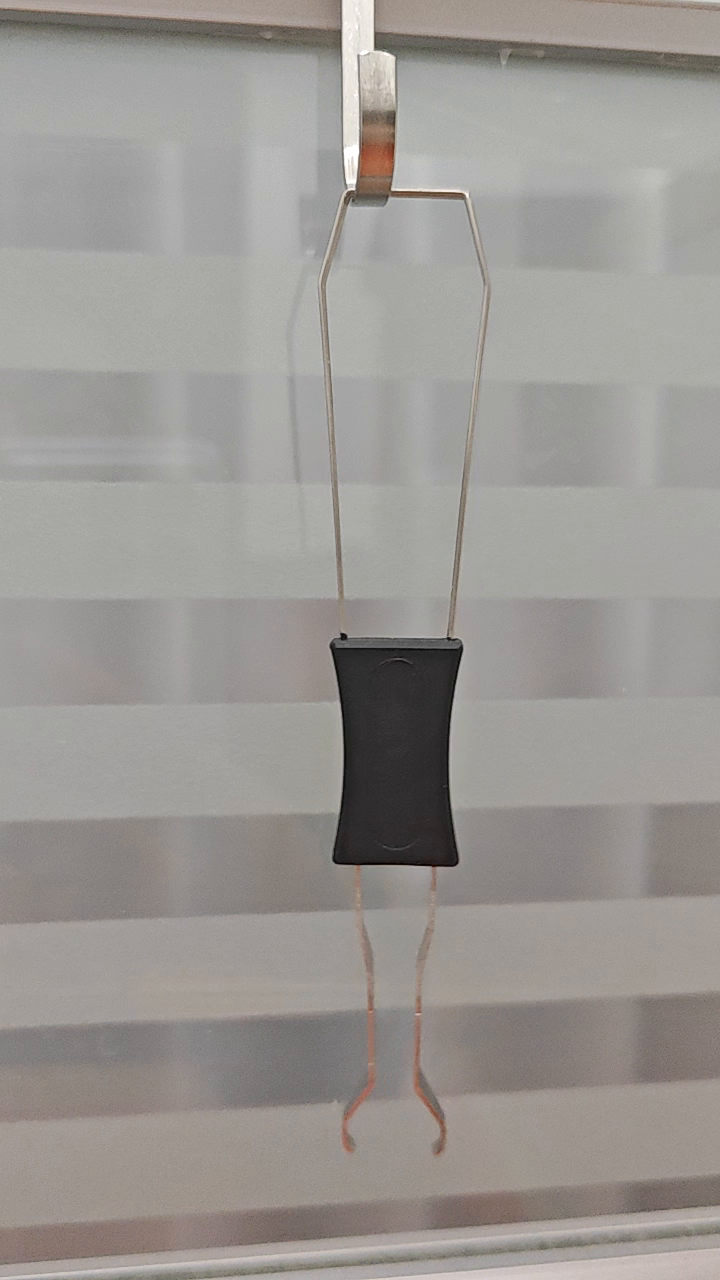
#> input picture frame 3 of video_test.mp4, 720 x 1280 px
$ python linear_interpolation_save.py
#> lines starting #> are read from the running program, lines starting #| are printed output that depends on the picture; after the words box and inside, x2 and y2 are one past the last pixel; in counts of white or black regions, pixels touching at a corner belong together
### utils/video_reader.py
import cv2
import numpy as np
from typing import Optional, Tuple, Generator
from PIL import Image, ImageDraw, ImageFont


class VideoReader:
    def __init__(self, source: str = "0", target_size: Optional[Tuple[int, int]] = None):
        self.source = source
        self.target_size = target_size
        self.cap = None
        self.fps = 30
        self.frame_count = 0
        self.original_size = None

    def open(self) -> bool:
        if self.source.isdigit():
            self.cap = cv2.VideoCapture(int(self.source))
        else:
            self.cap = cv2.VideoCapture(self.source)

        if not self.cap.isOpened():
            return False

        self.fps = self.cap.get(cv2.CAP_PROP_FPS)
        self.frame_count = int(self.cap.get(cv2.CAP_PROP_FRAME_COUNT))
        self.original_size = (
            int(self.cap.get(cv2.CAP_PROP_FRAME_WIDTH)),
            int(self.cap.get(cv2.CAP_PROP_FRAME_HEIGHT))
        )
        return True

    def read_frame(self) -> Optional[np.ndarray]:
        if self.cap is None or not self.cap.isOpened():
            return None

        ret, frame = self.cap.read()
        if not ret:
            return None

        return self._preprocess_frame(frame)

    def _preprocess_frame(self, frame: np.ndarray) -> np.ndarray:
        if self.target_size is not None:
            frame = cv2.resize(frame, self.target_size)
        return frame

    def get_frames(self, max_frames: Optional[int] = None) -> Generator[np.ndarray, None, None]:
        count = 0
        while True:
            if max_frames is not None and count >= max_frames:
                break
            frame = self.read_frame()
            if frame is None:
                break
            yield frame
            count += 1

    def close(self):
        if self.cap is not None:
            self.cap.release()
            self.cap = None

    def __enter__(self):
        self.open()
        return self

    def __exit__(self, exc_type, exc_val, exc_tb):
        self.close()


class FramePreprocessor:
    # [11 lines left out: functions to_grayscale, to_rgb, not called in this run]

    @staticmethod
    def normalize(frame: np.ndarray) -> np.ndarray:
        return frame.astype(np.float32) / 255.0

    # [9 lines left out: function denoise, not called in this run]

    @staticmethod
    def resize(frame: np.ndarray, size: Tuple[int, int]) -> np.ndarray:
        return cv2.resize(frame, size)


# [16 lines left out: functions put_text, display_frame, not called in this run]


def save_frame(frame: np.ndarray, filepath: str):
    cv2.imwrite(filepath, frame)

### interpolation/linear.py
import numpy as np
from .base import Interpolator


class LinearInterpolator(Interpolator):
    def __init__(self):
        super().__init__(name="Linear Interpolation")

    def interpolate(
        self,
        frame1: np.ndarray,
        frame2: np.ndarray,
        t: float = 0.5
    ) -> np.ndarray:
        t = max(0.0, min(1.0, t))

        if frame1.dtype != np.float32:
            f1 = frame1.astype(np.float32)
        else:
            f1 = frame1.copy()

        if frame2.dtype != np.float32:
            f2 = frame2.astype(np.float32)
        else:
            f2 = frame2.copy()

        result = f1 * (1 - t) + f2 * t

        if np.issubdtype(frame1.dtype, np.integer):
            result = np.clip(result, 0, 255).astype(frame1.dtype)

        return result

### interpolation/base.py
import numpy as np
from abc import ABC, abstractmethod
from typing import Optional


class Interpolator(ABC):
    def __init__(self, name: str = "BaseInterpolator"):
        self.name = name

    # [8 lines left out: function interpolate, not called in this run]

    def __call__(
        self,
        frame1: np.ndarray,
        frame2: np.ndarray,
        t: float = 0.5
    ) -> np.ndarray:
        return self.interpolate(frame1, frame2, t)

### examples/linear_interpolation_save.py

"""
线性插值效果演示 - 直接生成保存图片
使用 video_test.mp4 作为输入，输出对比图
"""

import sys
import os
import cv2
import numpy as np
sys.path.append(os.path.dirname(os.path.dirname(os.path.abspath(__file__))))

from utils.video_reader import VideoReader
from interpolation.linear import LinearInterpolator


def save_results():
    """生成并保存对比结果"""
    print("=" * 70)
    print("  线性插值效果演示 - 生成保存结果")
    print("  使用 video_test.mp4")
    print("=" * 70)

    video_path = "video_test.mp4"
    interpolator = LinearInterpolator()

    with VideoReader(source=video_path, target_size=(640, 480)) as reader:
        print("\n  正在读取视频帧...")

        # 读取几帧
        frames = []
        for i, frame in enumerate(reader.get_frames(max_frames=8)):
            frames.append(frame.copy())
            print(f"    读取第 {i+1} 帧")
            if len(frames) >= 6:
                break
#> this loop made 6 passes
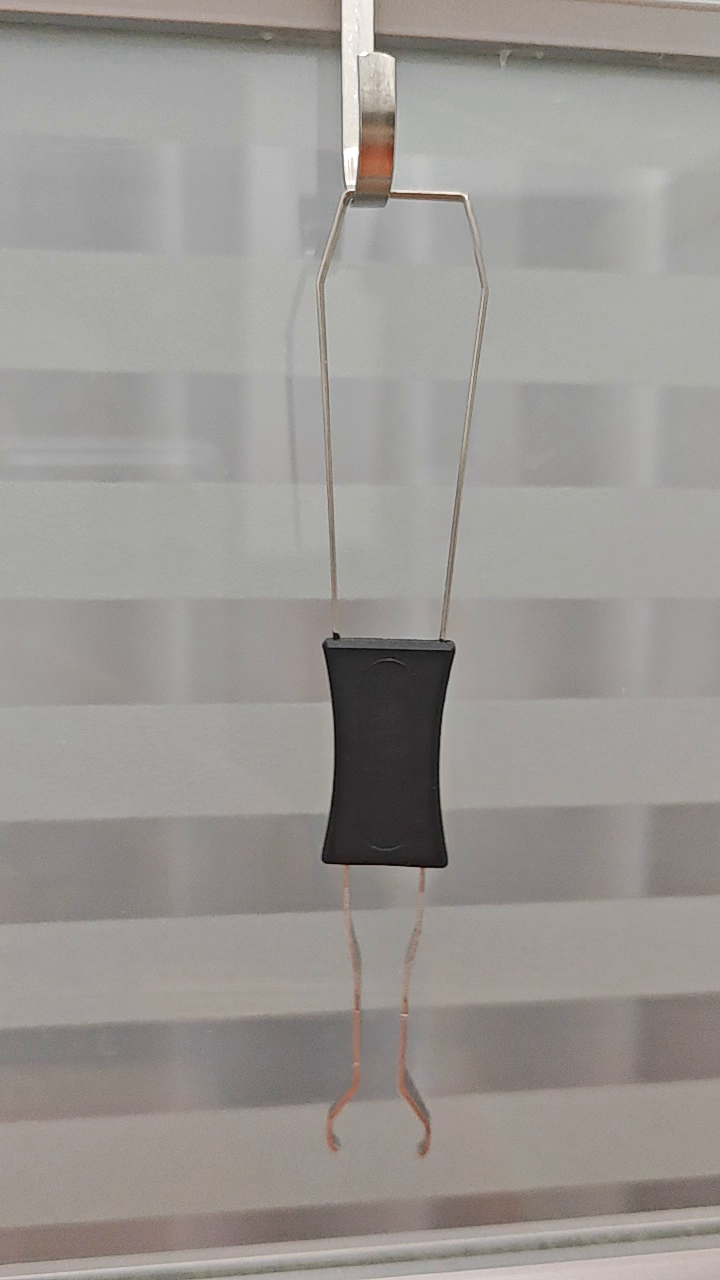
#> input picture frame 4 of video_test.mp4, 720 x 1280 px
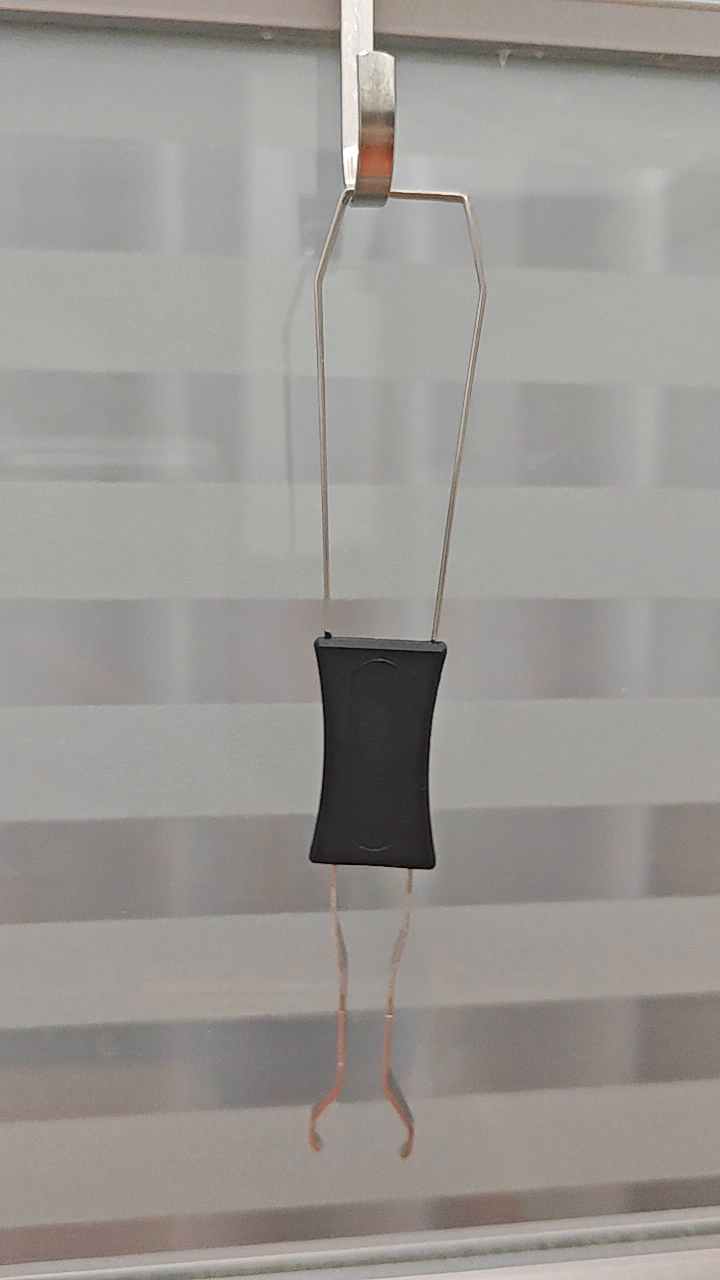
#> input picture frame 5 of video_test.mp4, 720 x 1280 px
#> after the loop, frames = 6 items

        if len(frames) < 2:
            print("  错误: 无法读取足够的帧!")
            return

        print("\n  开始生成对比结果...")

        # 演示1: 两帧之间的 t=0.5 插值
        if len(frames) >= 2:
            print("\n  [演示1] 两帧插值 (t=0.5)")
            frame1 = frames[0]
            frame2 = frames[3]
            interpolated = interpolator(frame1, frame2, t=0.5)

            # 拼接
            h, w = frame1.shape[:2]
            if len(frame1.shape) == 2:
                frame1 = cv2.cvtColor(frame1, cv2.COLOR_GRAY2BGR)
                frame2 = cv2.cvtColor(frame2, cv2.COLOR_GRAY2BGR)
                interpolated = cv2.cvtColor(interpolated, cv2.COLOR_GRAY2BGR)

            comparison1 = np.hstack([frame1, interpolated, frame2])

            # 添加标签
            cv2.putText(comparison1, "Frame 1", (20, h - 30),
                        cv2.FONT_HERSHEY_SIMPLEX, 0.8, (0, 255, 255), 2)
            cv2.putText(comparison1, "Interpolated (t=0.5)", (w + 20, h - 30),
                        cv2.FONT_HERSHEY_SIMPLEX, 0.8, (0, 255, 255), 2)
            cv2.putText(comparison1, "Frame 2", (2 * w + 20, h - 30),
                        cv2.FONT_HERSHEY_SIMPLEX, 0.8, (0, 255, 255), 2)
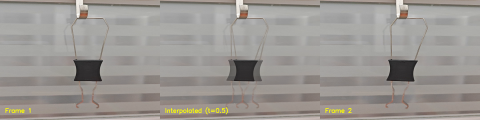
#> comparison1: shape (480, 1920, 3) (shown at 1/4 size); mean of channels 0, 1, 2 146.9, 151.1, 155; drawn as B, G, R

            cv2.imwrite("output_linear_interp_comparison1.png", comparison1)
            print("    已保存: output_linear_interp_comparison1.png")

        # 演示2: 多t值对比
        if len(frames) >= 2:
            print("\n  [演示2] 多t值对比 (0.25, 0.5, 0.75)")
            frame1 = frames[0]
            frame2 = frames[3]
            ts = [0.25, 0.5, 0.75]

            interpolated_frames = []
            for t in ts:
                interpolated_frames.append(interpolator(frame1, frame2, t))
#> after the loop, interpolated_frames = 3 items

            if len(frame1.shape) == 2:
                frame1 = cv2.cvtColor(frame1, cv2.COLOR_GRAY2BGR)
                frame2 = cv2.cvtColor(frame2, cv2.COLOR_GRAY2BGR)
                for i in range(len(interpolated_frames)):
                    interpolated_frames[i] = cv2.cvtColor(interpolated_frames[i], cv2.COLOR_GRAY2BGR)

            all_frames = [frame1] + interpolated_frames + [frame2]
#> all_frames = 5 items
            comparison2 = np.hstack(all_frames)

            h, w = frame1.shape[:2]
            cv2.putText(comparison2, "F1", (20, h - 30),
                        cv2.FONT_HERSHEY_SIMPLEX, 0.7, (0, 255, 255), 2)
#> comparison2: shape (480, 3200, 3); mean of channels 0, 1, 2 147.3, 150.7, 154.6
            for i, t in enumerate(ts):
                x_pos = w * (i + 1) + 20
                cv2.putText(comparison2, f"t={t:.2f}", (x_pos, h - 30),
                            cv2.FONT_HERSHEY_SIMPLEX, 0.7, (0, 255, 255), 2)
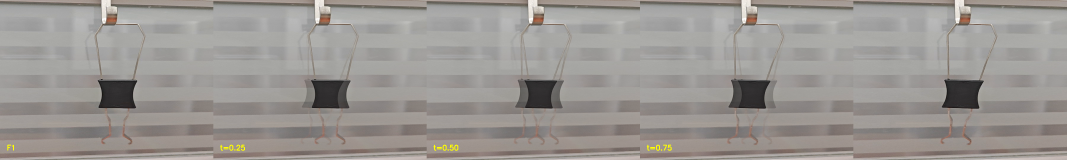
#> comparison2: shape (480, 3200, 3) (shown at 1/3 size); mean of channels 0, 1, 2 147.1, 150.8, 154.7; drawn as B, G, R
            cv2.putText(comparison2, "F2", (w * (len(ts) + 1) + 20, h - 30),
                        cv2.FONT_HERSHEY_SIMPLEX, 0.7, (0, 255, 255), 2)
#> comparison2: shape (480, 3200, 3); 0.01% of pixels changed, all inside (x1, y1, x2, y2) = (2582, 434, 2606, 452)

            cv2.imwrite("output_linear_interp_multi_t.png", comparison2)
            print("    已保存: output_linear_interp_multi_t.png")

        # 演示3: 生成多帧序列插值
        if len(frames) >= 4:
            print("\n  [演示3] 序列多帧插值")
            all_interpolated = []
            for i in range(len(frames) - 1):
                f1 = frames[i]
                f2 = frames[i + 1]
                t = 0.5
                interpolated = interpolator(f1, f2, t)
                all_interpolated.append(f1)
                all_interpolated.append(interpolated)
#> this loop made 5 passes
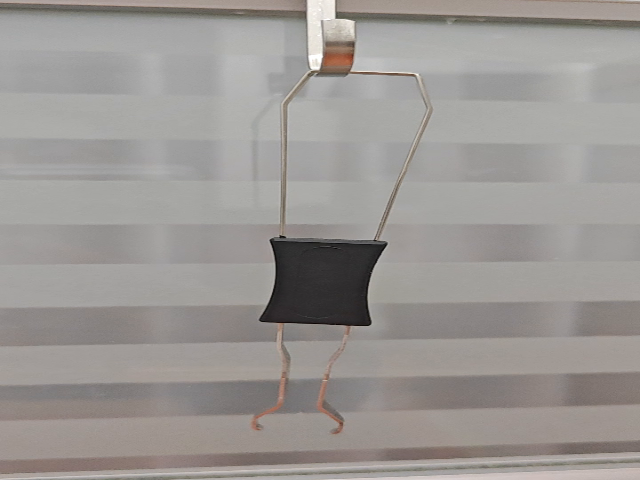
#> f1: shape (480, 640, 3); mean of channels 0, 1, 2 148, 151, 154.9; drawn as B, G, R
#> after the loop, all_interpolated = 10 items
            all_interpolated.append(frames[-1])

            h, w = all_interpolated[0].shape[:2]

            # 转换成3通道
            for i in range(len(all_interpolated)):
                if len(all_interpolated[i].shape) == 2:
                    all_interpolated[i] = cv2.cvtColor(all_interpolated[i], cv2.COLOR_GRAY2BGR)
#> this loop made 11 passes
#> after the loop, all_interpolated = 11 items

            # 排成网格 (3列)
            grid_rows = []
            for row in range(4):
                row_frames = []
                for col in range(3):
                    idx = row * 3 + col
                    if idx < len(all_interpolated):
                        frame = all_interpolated[idx].copy()
                        # 添加编号
                        label = f"F{idx//2 + 1}" if idx % 2 == 0 else "I"
                        cv2.putText(frame, label, (10, 30),
                                    cv2.FONT_HERSHEY_SIMPLEX, 0.7, (0, 255, 255), 2)
                        row_frames.append(frame)
                    else:
                        row_frames.append(np.zeros_like(all_interpolated[0]))
                grid_rows.append(np.hstack(row_frames))
#> after the loop, grid_rows = 4 items

            full_grid = np.vstack(grid_rows)
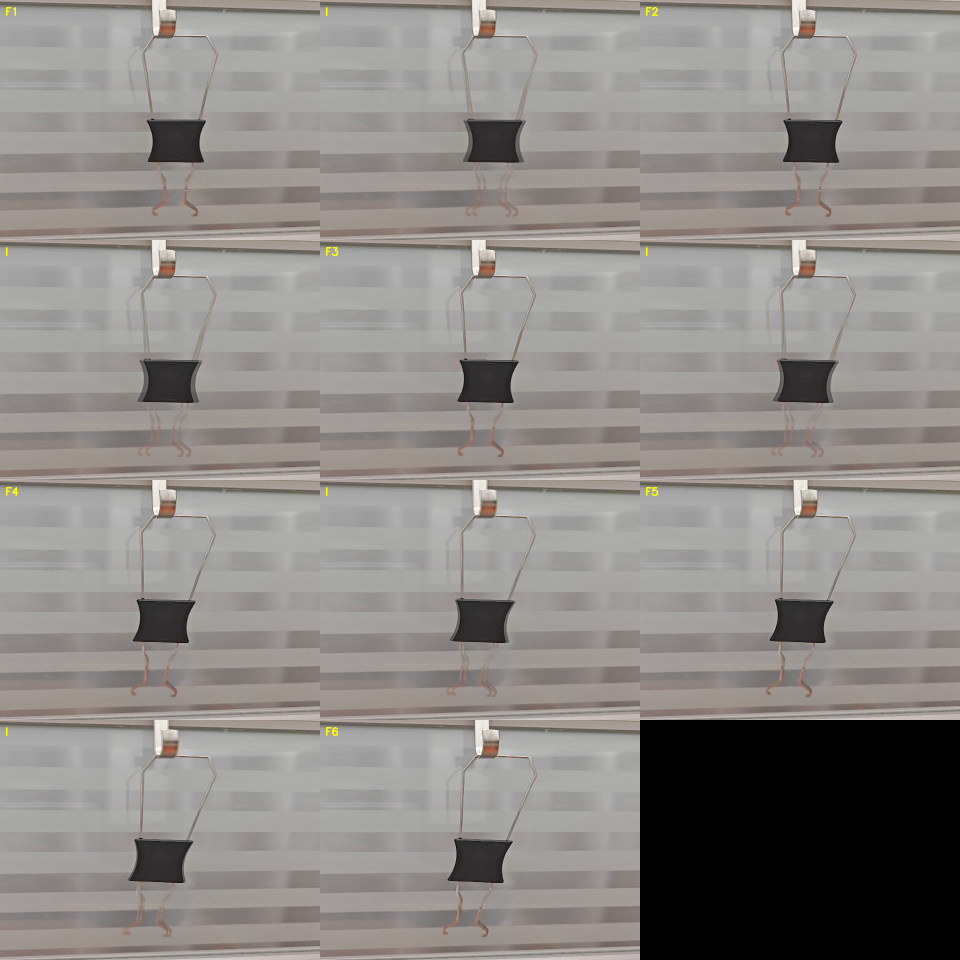
#> full_grid: shape (1920, 1920, 3) (shown at 1/2 size); mean of channels 0, 1, 2 135.2, 138.3, 141.8; drawn as B, G, R
            cv2.imwrite("output_linear_interp_sequence_grid.png", full_grid)
            print("    已保存: output_linear_interp_sequence_grid.png")

        print("\n" + "=" * 70)
        print("  所有结果已保存! 请查看当前目录:")
        print("  - output_linear_interp_comparison1.png")
        print("  - output_linear_interp_multi_t.png")
        print("  - output_linear_interp_sequence_grid.png")
        print("=" * 70)


if __name__ == "__main__":
    try:
        save_results()
    except Exception as e:
        print(f"\n错误: {e}")
        import traceback
        traceback.print_exc()

$ run again, starting later in the video
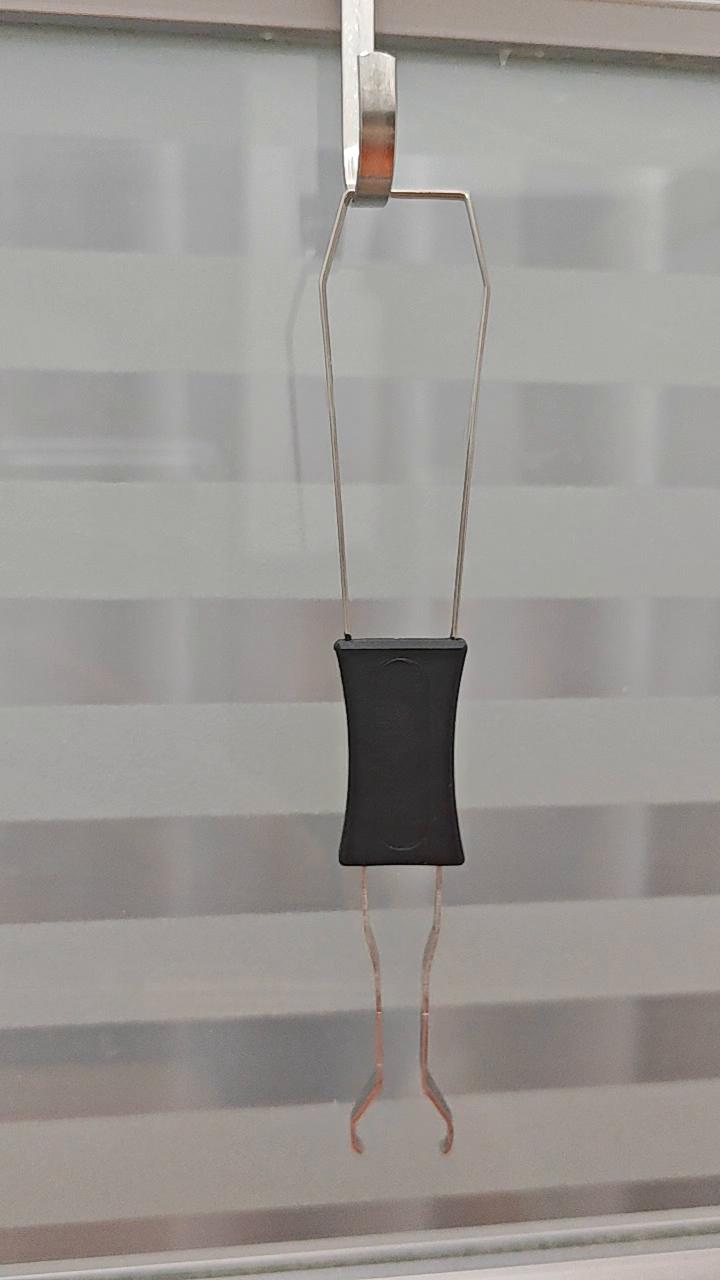
#> input picture frame 17 of video_test.mp4, 720 x 1280 px
#> after the loop in save_results, `for i, frame in enumerate(reader.get_frames(max_frames=8)):`: frames = 6 items
#> after the loop in save_results, `for t in ts:`: interpolated_frames = 3 items
#> all_frames = 5 items
#> after the loop in save_results, `for i, t in enumerate(ts):`:
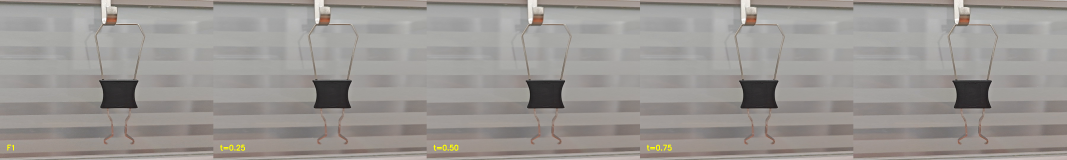
#> comparison2: shape (480, 3200, 3) (shown at 1/3 size); mean of channels 0, 1, 2 147.4, 150.8, 154.7; drawn as B, G, R
#> the loop in save_results, `for i in range(len(frames) - 1):` made 5 passes
#> after the loop in save_results, `for i in range(len(frames) - 1):`: all_interpolated = 10 items
#> the loop in save_results, `for i in range(len(all_interpolated)):` made 11 passes
#> after the loop in save_results, `for i in range(len(all_interpolated)):`: all_interpolated = 11 items
#> after the loop in save_results, `for row in range(4):`: grid_rows = 4 items
#> in save_results, `full_grid = np.vstack(grid_rows)`:
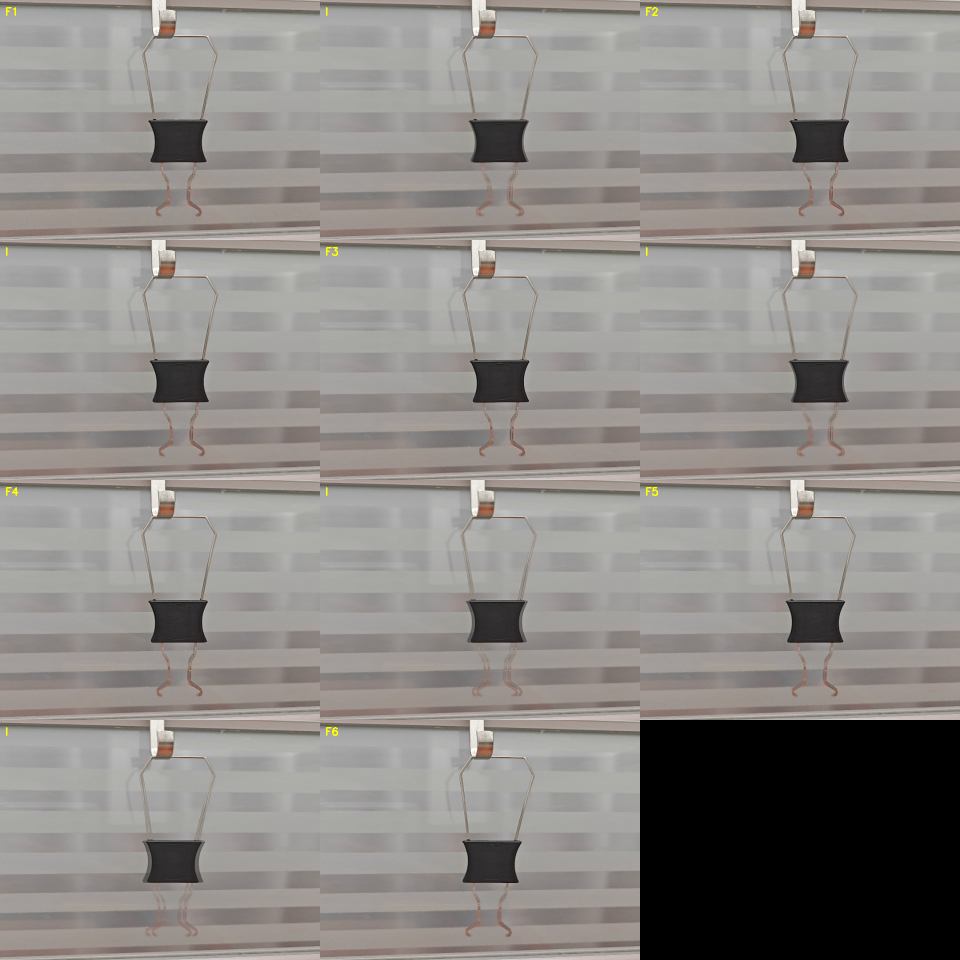
#> full_grid: shape (1920, 1920, 3) (shown at 1/2 size); mean of channels 0, 1, 2 135.4, 138.3, 141.9; drawn as B, G, R
